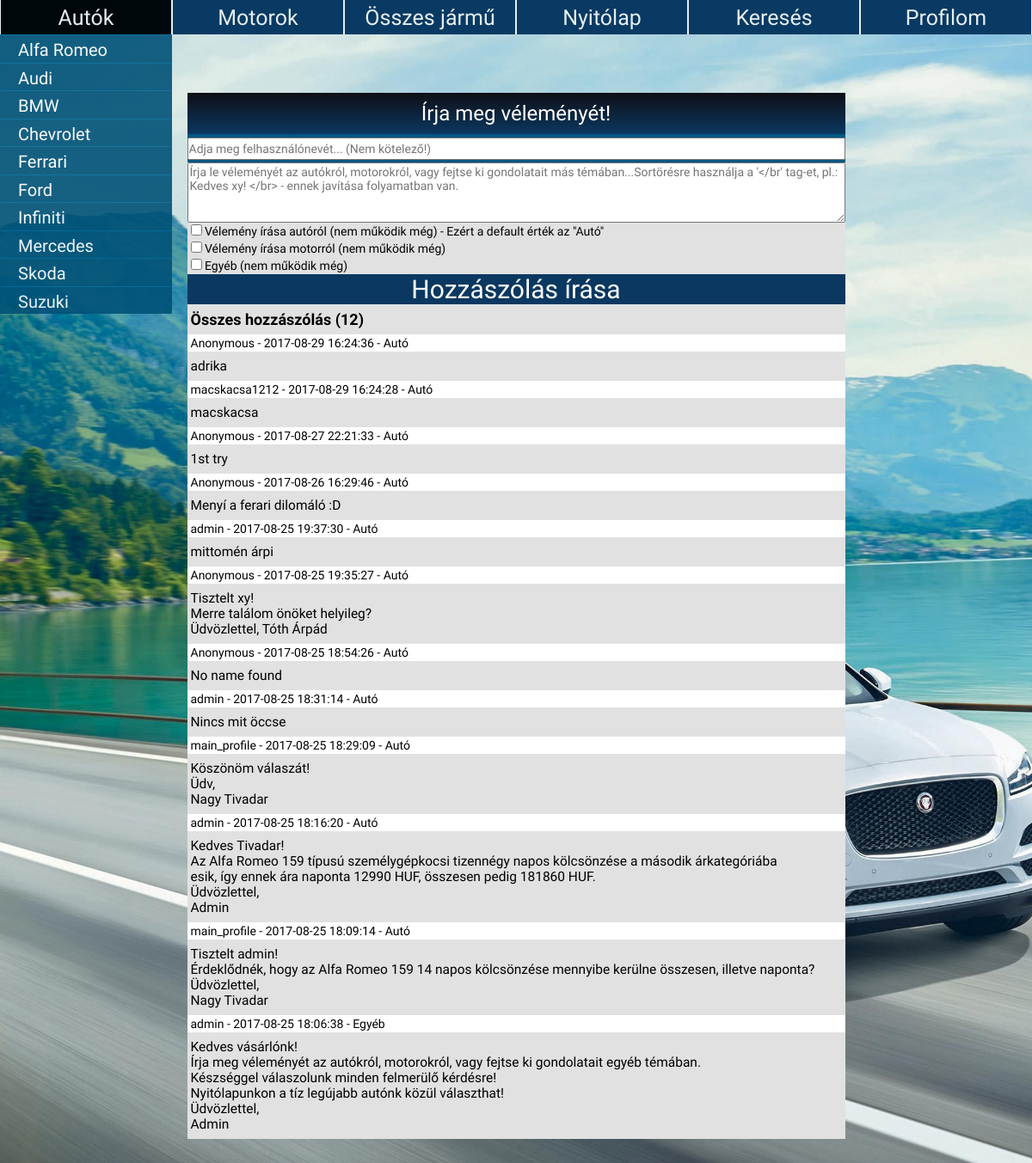
Page /hozzaszolasok.php on the committed database.
### tables this page shows
CREATE TABLE `hozzaszolasok` (
  `id` int(10) NOT NULL,
  `felhasznalo_nev` varchar(60) NOT NULL,
  `hozzaszolas` varchar(10000) NOT NULL,
  `kategoria` varchar(100) NOT NULL,
  `datum` datetime DEFAULT NULL
);

### hozzaszolasok.php (the view, shortened to what this page needs)
<?php
	include('controller.php');
?>
<html>
		<link rel = "stylesheet" href = "style.css"/>
	<head>
	</head>
		<body id = "bgStyle">
				<div id = "container">
				<ul id = "menu">
					<li>
						<a href="autok_osszes.php">Autók</a>
					</li>
					<li>
						<a href="motorok_osszes.php">Motorok</a>
					</li>
					<li>
						<a href="hozzaszolasok.php">Összes jármű</a>
					</li>
					<li><a href="fooldal.php">Nyitólap</a><div align = "center"><a href = "hozzaszolasok.php">Hozzászólások</a></div></li>
					<li><a href="kereses.php">Keresés</a></li>
					<li>
						<a href="felhasznalo_profil.php">Profilom</a>
				</ul>
			</div>
				<div align = "center">
					<table align = "center" width = "50%" id = "cars" id = "tableborders2"cellpadding = "0" cellspacing = "0" style = "border-style: solid; border-width: 0px;
						margin: 0 0px 0 0 ;border-color: #000;background: #E1E1E1; font-family: Electrolize; color: #ffffff; font-size: 14px; border-radius: 0 0" >
						<form method = "get" action = "hozzaszolasok.php" enctype = "multipart/form-data" name = "comment">
						<tr>
							<td style = "background: linear-gradient(#0E0F15, #0B3861);font-size: 24px; font-family: Electrolize;
							text-align: center; padding: 10 0 10 0">Írja meg véleményét!</td>
						</tr>
						<tr>
							<td height = "33px" id = "styleofwords11" style = "padding:0;"><input  type = "text"
							style="height:26px; width: 100%; font-size: 14px; font-family: Electrolize;" name = "felhasznalo_nev" size = "45" placeholder = "Adja meg felhasználónevét... (Nem kötelező!)" /></td>
						</tr>
						<tr>
							<td><textarea cols = "93" rows = "4" placeholder = "Írja le véleményét az autókról, motorokról, vagy fejtse ki gondolatait más témában...Sortörésre használja a '</br' tag-et, pl.: Kedves xy! </br> - ennek javítása folyamatban van."
							style="font-family: Electrolize; font-size: 14px; padding: 2 2 2 2;" cols = "93" rows = "4" name = "hozzaszolas" required></textarea></td>
						</tr>
						<tr>
							<td style = "padding: 2 2 2 4;"><input type="checkbox" name="vehicle1" value="kategoria_auto"><font color = "black"> Vélemény írása autóról (nem működik még) - Ezért a default érték az "Autó"</font></input></td>
						</tr>
						<tr>
							<td style = "padding: 2 2 2 4;"><input type="checkbox" name="vehicle2" value="kategoria_motor"><font color = "black"> Vélemény írása motorról (nem működik még)</font></input></td>
						</tr>
						<tr>
							<td style = "padding: 2 2 2 4;"><input type="checkbox" name="vehicle2" value="kategoria_egyeb"><font color = "black"> Egyéb (nem működik még)</font></input></td>
						</tr>
						<tr>
							<td colspan = "2"width = "50%">
							<input style = "padding: 0; border-radius: 0;" type = "submit" class = "input" value = "Hozzászólás írása" name = "comment_write" /></td>
						</tr>
							<?php
								$comments = "SELECT * FROM hozzaszolasok ORDER BY datum DESC";
								$getComments = mysqli_query($conn, $comments);
								$allcomments = "SELECT * from hozzaszolasok";
								$commResult = mysqli_query($conn, $allcomments);
								$count_comments = mysqli_num_rows($commResult);
								echo '<tr>
										<td height = "35px" style = "padding: 2 2 2 4;"><font color = "black" size = "4.4" >
										<b>Összes hozzászólás ('.$count_comments.')</b></font></td>
									</tr>';
								if (mysqli_num_rows($getComments) > 0){
									while($row = mysqli_fetch_assoc($getComments)){
										echo '
											<tr>
												<td height = "20px" bgcolor = "white" style = "padding: 2 2 2 4;">
												<font color = "black">'.$row["felhasznalo_nev"].'  -  '.$row["datum"].'  -  '.$row["kategoria"].'</font></td>
											</tr>
											<tr>
												<td style = "padding: 8 2 8 4; height: auto; width: 100%;"><font color = "black" style = "font-size: 15.5px;">'.$row["hozzaszolas"].'</font></td>
											</tr>
									';
									}
								}
						?>
						</form>
					</table>
				</div>
	</body>
</html>

### style.css (style rules this page uses)
#styleofwords11 { font-size: 23px; font-family: "Electrolize"; text-align: left; background: rgb(0, 87, 130); color: #ffffff; padding: 3.5px; margin: 0 0 0 1; }
* { padding: 0px; margin: 0px; }
div#container { width: 100%; }
ul#menu { width: 100%; list-style: none; position: fixed; }
ul#menu li { float: left; width: 16.6667%; height: 40px; background: rgb(0, 81, 119); margin: 0 0 0 0; padding: 0px; font-family: "Electrolize"; }
ul#menu li a { height: 32px; text-decoration: none; font-size: 25px; font-family: "Electrolize", Helvetica, light; text-align: center; background: #0B3861; color: #ffffff; padding: 3% 0 1% 0%; display: block; border-style: solid; border-color: #ffffff; border-width: 0 0.5px 0 0.5; opacity: 0.9; transition: 2s ease; }
#bgStyle { background: url('pictures/bgCar.jpg') no-repeat center center fixed; -webkit-background-size: cover; -moz-background-size: cover; -o-background-size: cover; background-size: cover; margin: 0; }
.input[type=submit] { padding: 5px 10px; font-size: 30px; font-family: "Electrolize"; text-align: center; width: 100%; height: 100%; cursor: pointer; outline: none; color: #fff; background-color: #0B3861; border: none; border-radius: 0 0 0 18; }
.input[type=submit] { padding: 5px 10px; font-size: 30px; font-family: "Electrolize"; text-align: center; width: 100%; height: 100%; cursor: pointer; outline: none; color: #fff; background: #0B3861; border-radius: 0 0 0 18; }

### rows in the picture
hozzaszolasok: felhasznalo_nev "Anonymous", datum "2017-08-29 16:24:36", kategoria "Autó", hozzaszolas "adrika"
hozzaszolasok: felhasznalo_nev "macskacsa1212", datum "2017-08-29 16:24:28", kategoria "Autó", hozzaszolas "macskacsa"
hozzaszolasok: felhasznalo_nev "Anonymous", datum "2017-08-27 22:21:33", kategoria "Autó", hozzaszolas "1st try"
hozzaszolasok: felhasznalo_nev "Anonymous", datum "2017-08-26 16:29:46", kategoria "Autó", hozzaszolas "Menyí a ferari dilomáló :D"
hozzaszolasok: felhasznalo_nev "admin", datum "2017-08-25 19:37:30", kategoria "Autó", hozzaszolas "mittomén árpi"
hozzaszolasok: felhasznalo_nev "Anonymous", datum "2017-08-25 19:35:27", kategoria "Autó", hozzaszolas "Tisztelt xy! Merre találom önöket helyileg? Üdvözlettel, Tóth Árpád"
hozzaszolasok: felhasznalo_nev "Anonymous", datum "2017-08-25 18:54:26", kategoria "Autó", hozzaszolas "No name found"
hozzaszolasok: felhasznalo_nev "admin", datum "2017-08-25 18:31:14", kategoria "Autó", hozzaszolas "Nincs mit öccse"
hozzaszolasok: felhasznalo_nev "main_profile", datum "2017-08-25 18:29:09", kategoria "Autó", hozzaszolas "Köszönöm válaszát! Üdv, Nagy Tivadar"
hozzaszolasok: felhasznalo_nev "admin", datum "2017-08-25 18:16:20", kategoria "Autó", hozzaszolas "Kedves Tivadar! Az Alfa Romeo 159 típusú személygépkocsi tizennégy napos kölcsönzése a második árkategóriába esik, így ennek ára naponta 12990 HUF, összesen pedig 181860 HUF. Üdvözlettel, Admin"
hozzaszolasok: felhasznalo_nev "main_profile", datum "2017-08-25 18:09:14", kategoria "Autó", hozzaszolas "Tisztelt admin! Érdeklődnék, hogy az Alfa Romeo 159 14 napos kölcsönzése mennyibe kerülne összesen, illetve naponta? Üdvözlettel, Nagy Tivadar"
hozzaszolasok: felhasznalo_nev "admin", datum "2017-08-25 18:06:38", kategoria "Egyéb", hozzaszolas "Kedves vásárlónk! Írja meg véleményét az autókról, motorokról, vagy fejtse ki gondolatait egyéb témában. Készséggel válaszolunk minden felmerülő kérdésre! Nyitólapunkon a tíz legújabb autónk közül választhat! Üdvözlettel, Admin"

### other values in the picture
$count_comments "12"
